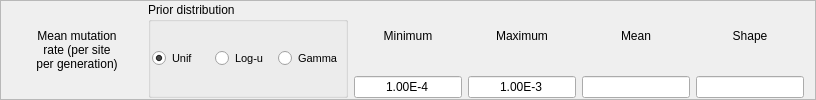
         <widget class="QFrame" name="frame_5">
          <property name="maximumSize">
           <size>
            <width>16777215</width>
            <height>100</height>
           </size>
          </property>
          <property name="frameShape">
           <enum>QFrame::StyledPanel</enum>
          </property>
          <property name="frameShadow">
           <enum>QFrame::Raised</enum>
          </property>
          <layout class="QHBoxLayout" name="horizontalLayout_7">
           <property name="topMargin">
            <number>1</number>
           </property>
           <property name="bottomMargin">
            <number>1</number>
           </property>
           <item>
            <widget class="QLabel" name="label_18">
             <property name="minimumSize">
              <size>
               <width>130</width>
               <height>0</height>
              </size>
             </property>
             <property name="maximumSize">
              <size>
               <width>130</width>
               <height>16777215</height>
              </size>
             </property>
             <property name="font">
              <font>
               <pointsize>9</pointsize>
              </font>
             </property>
             <property name="text">
              <string>Mean mutation
rate (per site
per generation)</string>
             </property>
             <property name="alignment">
              <set>Qt::AlignCenter</set>
             </property>
            </widget>
           </item>
           <item>
            <widget class="QGroupBox" name="groupBox_4">
             <property name="minimumSize">
              <size>
               <width>200</width>
               <height>0</height>
              </size>
             </property>
             <property name="maximumSize">
              <size>
               <width>200</width>
               <height>16777215</height>
              </size>
             </property>
             <property name="title">
              <string>Prior distribution</string>
             </property>
             <layout class="QHBoxLayout" name="horizontalLayout_8">
              <property name="spacing">
               <number>1</number>
              </property>
              <property name="leftMargin">
               <number>1</number>
              </property>
              <property name="rightMargin">
               <number>1</number>
              </property>
              <item>
               <widget class="QRadioButton" name="radioButton_10">
                <property name="font">
                 <font>
                  <pointsize>8</pointsize>
                 </font>
                </property>
                <property name="text">
                 <string>Unif</string>
                </property>
                <property name="checked">
                 <bool>true</bool>
                </property>
               </widget>
              </item>
              <item>
               <widget class="QRadioButton" name="radioButton_11">
                <property name="font">
                 <font>
                  <pointsize>8</pointsize>
                 </font>
                </property>
                <property name="text">
                 <string>Log-u</string>
                </property>
                <property name="checked">
                 <bool>false</bool>
                </property>
               </widget>
              </item>
              <item>
               <widget class="QRadioButton" name="radioButton_12">
                <property name="font">
                 <font>
                  <pointsize>8</pointsize>
                 </font>
                </property>
                <property name="text">
                 <string>Gamma</string>
                </property>
               </widget>
              </item>
             </layout>
            </widget>
           </item>
           <item>
            <layout class="QVBoxLayout" name="verticalLayout_14">
             <item>
              <widget class="QLabel" name="label_19">
               <property name="maximumSize">
                <size>
                 <width>16777215</width>
                 <height>16777215</height>
                </size>
               </property>
               <property name="text">
                <string>Minimum</string>
               </property>
               <property name="alignment">
                <set>Qt::AlignCenter</set>
               </property>
              </widget>
             </item>
             <item>
              <widget class="QLineEdit" name="lineEdit_13">
               <property name="maximumSize">
                <size>
                 <width>16777215</width>
                 <height>16777215</height>
                </size>
               </property>
               <property name="text">
                <string>1.00E-4</string>
               </property>
               <property name="alignment">
                <set>Qt::AlignCenter</set>
               </property>
              </widget>
             </item>
            </layout>
           </item>
           <item>
            <layout class="QVBoxLayout" name="verticalLayout_15">
             <item>
              <widget class="QLabel" name="label_20">
               <property name="maximumSize">
                <size>
                 <width>16777215</width>
                 <height>16777215</height>
                </size>
               </property>
               <property name="text">
                <string>Maximum</string>
               </property>
               <property name="alignment">
                <set>Qt::AlignCenter</set>
               </property>
              </widget>
             </item>
             <item>
              <widget class="QLineEdit" name="lineEdit_14">
               <property name="maximumSize">
                <size>
                 <width>16777215</width>
                 <height>16777215</height>
                </size>
               </property>
               <property name="text">
                <string>1.00E-3</string>
               </property>
               <property name="alignment">
                <set>Qt::AlignCenter</set>
               </property>
              </widget>
             </item>
            </layout>
           </item>
           <item>
            <layout class="QVBoxLayout" name="verticalLayout_16">
             <item>
              <widget class="QLabel" name="label_21">
               <property name="maximumSize">
                <size>
                 <width>16777215</width>
                 <height>16777215</height>
                </size>
               </property>
               <property name="text">
                <string>Mean</string>
               </property>
               <property name="alignment">
                <set>Qt::AlignCenter</set>
               </property>
              </widget>
             </item>
             <item>
              <widget class="QLineEdit" name="lineEdit_15">
               <property name="maximumSize">
                <size>
                 <width>16777215</width>
                 <height>16777215</height>
                </size>
               </property>
               <property name="alignment">
                <set>Qt::AlignCenter</set>
               </property>
              </widget>
             </item>
            </layout>
           </item>
           <item>
            <layout class="QVBoxLayout" name="verticalLayout_17">
             <item>
              <widget class="QLabel" name="label_22">
               <property name="maximumSize">
                <size>
                 <width>16777215</width>
                 <height>16777215</height>
                </size>
               </property>
               <property name="text">
                <string>Shape</string>
               </property>
               <property name="alignment">
                <set>Qt::AlignCenter</set>
               </property>
              </widget>
             </item>
             <item>
              <widget class="QLineEdit" name="lineEdit_16">
               <property name="maximumSize">
                <size>
                 <width>16777215</width>
                 <height>16777215</height>
                </size>
               </property>
               <property name="alignment">
                <set>Qt::AlignCenter</set>
               </property>
              </widget>
             </item>
            </layout>
           </item>
          </layout>
         </widget>
